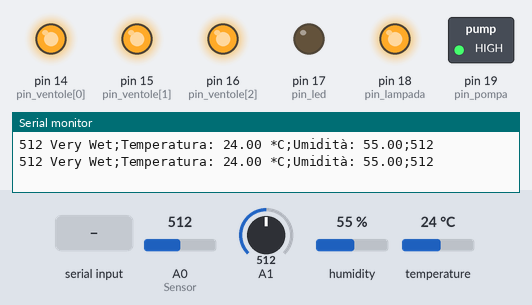
Simulated run of this sketch. Board: Arduino Mega 2560, built with avr-gcc and run on an emulated ATmega2560. On the bench: switched loads named in the sketch (green lamp = pin HIGH), output pins drawn as LEDs (lit = HIGH), the last lines printed to the serial monitor. The inputs (shaded band) are chosen by the test bench; at power-on: A0 (Sensor) = 512, A1 = 512, humidity 55 %, temperature 24 °C.

Above: at 1.2 s.
1.3 s: "P\n" received over Serial
At 2.7 s:
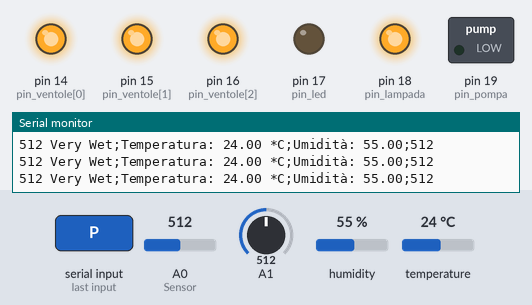
3.5 s: byte 86 ('V') received over Serial
At 4.5 s:
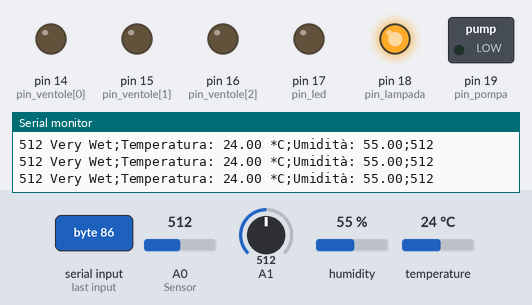
5.5 s: byte 112 ('p') received over Serial
At 6.4 s:
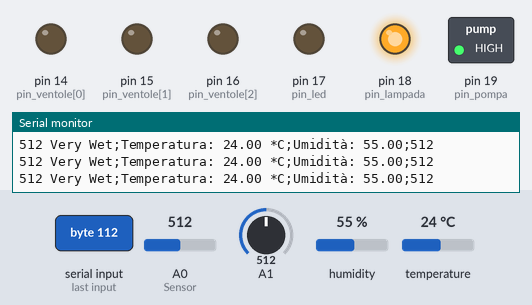
7.5 s: byte 76 ('L') received over Serial
At 9.2 s:
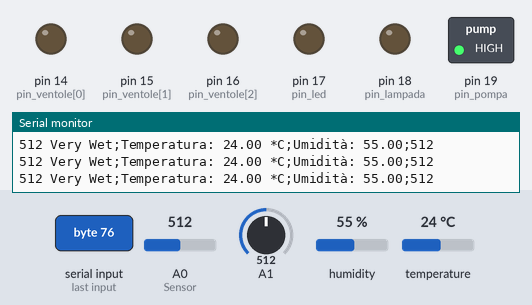
9.5 s: byte 80 ('P') received over Serial
At 11.2 s:
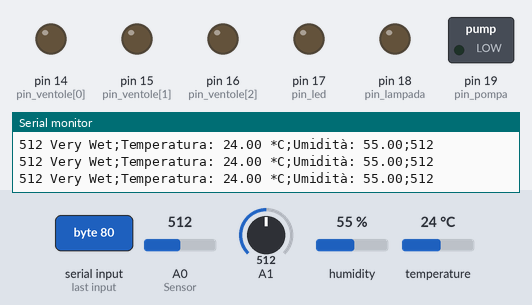
11.5 s: byte 118 ('v') received over Serial
At 13.1 s:
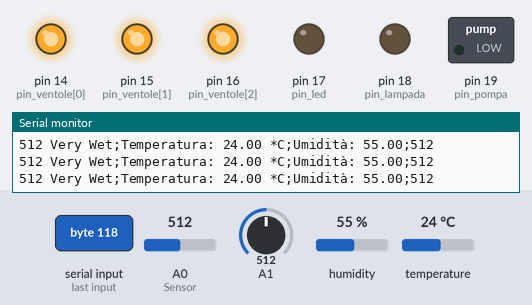
Timing chart, 0 to 14.5 s (numbered marks = the images above; inputs shaded):
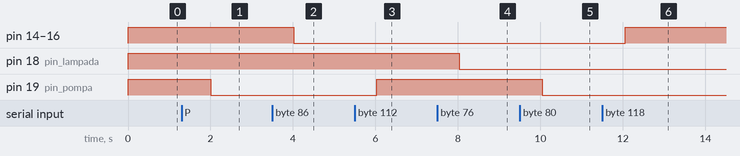

The sketch:

raspberry.ino
```cpp
#include "DHT.h"

#define SIZE(x) ( sizeof(x) / sizeof( (x)[0] ) )

//########################
//Pin

int pin_ventole[] = {14, 15, 16};

int pin_lampada       = 18;
int pin_pompa         = 19;
int pin_led           = 17;

int pin_reset_sensore = 25;

DHT dht(7, DHT22);  //Sensore Umidità Temperatura
//########################

void setup() {
  Serial.begin(9600); //Comunicazione Seriale
  dht.begin();

  pinMode(pin_reset_sensore, OUTPUT);
  digitalWrite(pin_reset_sensore, LOW);

  pinMode(pin_led, OUTPUT);
  digitalWrite(pin_led, LOW);

  pinMode(pin_lampada, OUTPUT);
  digitalWrite(pin_lampada, HIGH);

  pinMode(pin_pompa, OUTPUT);
  digitalWrite(pin_pompa, HIGH);

  for(int i = 0; i < SIZE(pin_ventole); i++){
    pinMode(pin_ventole[i], OUTPUT);
    digitalWrite(pin_ventole[i], HIGH);
  }
}

void loop() {
  static char incoming = 0;

  if(Serial.available() > 0) {
    incoming = Serial.read();

    if(incoming == 'p') {
      digitalWrite(pin_pompa, HIGH);
    } else if(incoming == 'P') {
        digitalWrite(pin_pompa, LOW);
    } else if(incoming == 'v') {
        for(int i = 0; i < SIZE(pin_ventole); i++) {
          digitalWrite(pin_ventole[i], HIGH);
        }
    } else if(incoming == 'V') {
        for(int i = 0; i < SIZE(pin_ventole); i++) {
          digitalWrite(pin_ventole[i], LOW);
        }
    } else if(incoming == 'l') {
        digitalWrite(pin_lampada, HIGH);
    } else if(incoming == 'L') {
        digitalWrite(pin_lampada, LOW);
    } else if(incoming == 'k') {
        digitalWrite(pin_led, HIGH);
    } else if(incoming == 'K') {
        digitalWrite(pin_led, LOW);
    } else if(incoming == 'S') {
        digitalWrite(pin_reset_sensore, LOW);
    } else if(incoming == 's') {
        digitalWrite(pin_reset_sensore, HIGH);
    }

  }

  soil();
  Serial.print(';');

  read_temp();
  Serial.print(';');

  read_humid();
  Serial.print(';');

  int livellometro = analogRead(A1);
  Serial.print(livellometro);
  Serial.print('\n');

  delay(1000);
}

float read_temp() {
  float t = dht.readTemperature(); // Leggo il valore di temperatura

  if (isnan(t)){
    Serial.print("Impossibile leggere il sensore!");
    //digitalWrite(pin_reset_sensore, HIGH);
    //digitalWrite(pin_reset_sensore, LOW);

  } else { //altrimenti
      Serial.print("Temperatura: ");
      Serial.print(t);
      Serial.print(" *C");
  }

  return t;
}

float read_humid() {
  float h = dht.readHumidity(); // Leggo il valore di umidità

  if (isnan(h)){ // Se almeno uno dei due valori è NaN (Not a Number)
    Serial.print("Impossibile leggere il sensore!");
  } else { //altrimenti
      Serial.print("Umidità: ");
      Serial.print(h);
  }

  return h;
}

const int AirValue = 880;   //you need to replace this value with Value_1
const int WaterValue = 464;  //you need to replace this value with Value_2
int intervals = (AirValue - WaterValue)/3;

int soil(){
  //630 bagnato ottimale
  /* https://randomnerdtutorials.com/guide-for-soil-moisture-sensor-yl-69-or-hl-69-with-the-arduino/ */

  /*
  int sensorValue = analogRead(A0);
  Serial.print("Soil: ");
  Serial.println(sensorValue);
  */

  int soilMoistureValue = analogRead(A0);  //put Sensor insert into soil
  Serial.print(soilMoistureValue);

  if(soilMoistureValue > WaterValue && soilMoistureValue < (WaterValue + intervals)) {
    //Serial.print(soilMoistureValue);
    Serial.print(" Very Wet");
    //digitalWrite(pin_pompa, HIGH);

  } else if(soilMoistureValue > (WaterValue + intervals) && soilMoistureValue < (AirValue - intervals)) {
      Serial.print(" Wet");
      //digitalWrite(pin_pompa, HIGH);
      //digitalWrite(pin_pompa, LOW);

  } else if(soilMoistureValue < AirValue && soilMoistureValue > (AirValue - intervals)) {
      Serial.print(" Dry");
      //digitalWrite(pin_pompa, LOW);
      //digitalWrite(pin_pompa, HIGH);

  } else {
    //Serial.print("\n");
    //digitalWrite(pin_pompa, HIGH);

  }

  return soilMoistureValue;
}
```

Measured:
- after the input at 1.3 s, pin 19 (pin_pompa): HIGH → LOW after 0.71 s
- after the input at 3.5 s, pin 14 (pin_ventole[0]), pin 15 (pin_ventole[1]), pin 16 (pin_ventole[2]): HIGH → LOW after 0.52 s
- after the input at 5.5 s, pin 19 (pin_pompa): LOW → HIGH after 0.53 s
- after the input at 7.5 s, pin 18 (pin_lampada): HIGH → LOW after 0.54 s
- after the input at 9.5 s, pin 19 (pin_pompa): HIGH → LOW after 0.54 s
- after the input at 11.5 s, pin 14 (pin_ventole[0]), pin 15 (pin_ventole[1]), pin 16 (pin_ventole[2]): LOW → HIGH after 0.55 s
